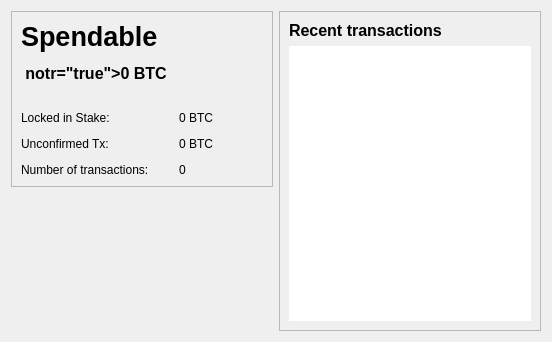
<?xml version="1.0" encoding="UTF-8"?>
<ui version="4.0">
 <class>OverviewPage</class>
 <widget class="QWidget" name="OverviewPage">
  <property name="geometry">
   <rect>
    <x>0</x>
    <y>0</y>
    <width>552</width>
    <height>342</height>
   </rect>
  </property>
  <property name="windowTitle">
   <string>Form</string>
  </property>
  <layout class="QHBoxLayout" name="horizontalLayout" stretch="1,1">
   <item>
    <layout class="QVBoxLayout" name="verticalLayout_2">
     <item>
      <widget class="QFrame" name="frame">
       <property name="frameShape">
        <enum>QFrame::StyledPanel</enum>
       </property>
       <property name="frameShadow">
        <enum>QFrame::Raised</enum>
       </property>
       <layout class="QFormLayout" name="formLayout_2">
        <property name="fieldGrowthPolicy">
         <enum>QFormLayout::AllNonFixedFieldsGrow</enum>
        </property>
        <property name="horizontalSpacing">
         <number>12</number>
        </property>
        <property name="verticalSpacing">
         <number>12</number>
        </property>
        <item row="1" column="0">
         <widget class="QLabel" name="label">
          <property name="font">
           <font>
            <pointsize>20</pointsize>
            <weight>200</weight>
            <bold>true</bold>
           </font>
          </property>
          <property name="text">
           <string>Spendable</string>
          </property>
         </widget>
        </item>
        <item row="2" column="0">
         <widget class="QLabel" name="labelBalance">
          <property name="font">
           <font>
            <pointsize>12</pointsize>
            <weight>75</weight>
            <bold>true</bold>
           </font>
          </property>
          <property name="text">
           <string> notr="true">0 BTC</string>
          </property>
         </widget>
        </item>
        <item row="3" column="0">
         <widget class="QLabel" name="label">
          <property name="font">
           <font>
            <pointsize>2</pointsize>
            <weight>75</weight>
            <bold>true</bold>
           </font>
          </property>
          <property name="text">
           <string> </string>
          </property>
         </widget>
        </item>
        <item row="8" column="0">
         <widget class="QLabel" name="label_2">
          <property name="text">
           <string>Number of transactions:</string>
          </property>
         </widget>
        </item>
        <item row="8" column="1">
         <widget class="QLabel" name="labelNumTransactions">
          <property name="text">
           <string>0</string>
          </property>
         </widget>
        </item>
        <item row="7" column="0">
         <widget class="QLabel" name="label_3">
          <property name="text">
           <string>Unconfirmed Tx:</string>
          </property>
         </widget>
        </item>
        <item row="7" column="1">
         <widget class="QLabel" name="labelUnconfirmed">
          <property name="text">
           <string notr="true">0 BTC</string>
          </property>
         </widget>
        </item>
        <item row="6" column="0">
         <widget class="QLabel" name="label_6">
          <property name="text">
           <string>Locked in Stake:</string>
          </property>
         </widget>
        </item>
        <item row="6" column="1">
         <widget class="QLabel" name="labelStake">
          <property name="text">
           <string notr="true">0 BTC</string>
          </property>
         </widget>
        </item>
       </layout>
      </widget>
     </item>
     <item>
      <spacer name="verticalSpacer">
       <property name="orientation">
        <enum>Qt::Vertical</enum>
       </property>
       <property name="sizeHint" stdset="0">
        <size>
         <width>20</width>
         <height>40</height>
        </size>
       </property>
      </spacer>
     </item>
    </layout>
   </item>
   <item>
    <layout class="QVBoxLayout" name="verticalLayout_3">
     <item>
      <widget class="QFrame" name="frame_2">
       <property name="frameShape">
        <enum>QFrame::StyledPanel</enum>
       </property>
       <property name="frameShadow">
        <enum>QFrame::Raised</enum>
       </property>
       <layout class="QVBoxLayout" name="verticalLayout">
        <item>
         <widget class="QLabel" name="label_4">
          <property name="font">
           <font>
            <pointsize>12</pointsize>
            <weight>200</weight>
            <bold>true</bold>
           </font>
          </property>
          <property name="text">
           <string>&lt;b&gt;Recent transactions&lt;/b&gt;</string>
          </property>
         </widget>
        </item>
        <item>
         <widget class="QListView" name="listTransactions">
          <property name="frameShape">
           <enum>QFrame::NoFrame</enum>
          </property>
          <property name="verticalScrollBarPolicy">
           <enum>Qt::ScrollBarAlwaysOff</enum>
          </property>
          <property name="horizontalScrollBarPolicy">
           <enum>Qt::ScrollBarAlwaysOff</enum>
          </property>
         </widget>
        </item>
       </layout>
      </widget>
     </item>
    </layout>
   </item>
  </layout>
 </widget>
 <resources/>
 <connections/>
</ui>
